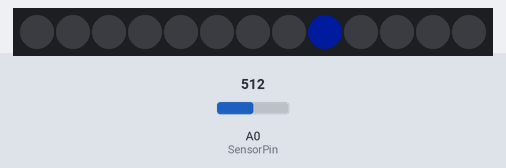
Recording of a sketch running on a simulated Arduino Uno, built with avr-gcc and run on an emulated ATmega328P. Shown: 13 RGB LEDs in strip order, left to right. The test bench sets the inputs (shaded band); at power-on: A0 (SensorPin) = 512. Dim RGB values are drawn brighter than linear; what the sketch prints to the serial monitor is not drawn.

Above: at 0.01 s.
At 0.66 s:
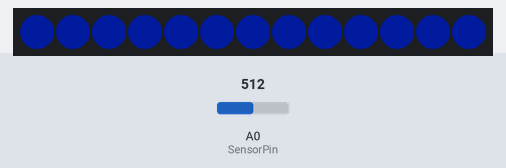
At 1.03 s:
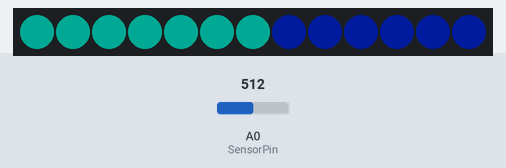
At 1.4 s:
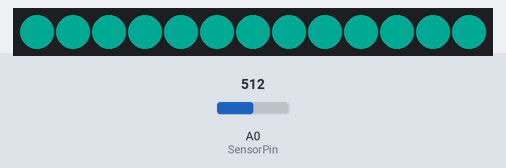

The sketch:

Swiecaca_donica.ino
```cpp
#include <FastLED.h>
#define LED_PIN 3
#define NUM_LEDS 13

CRGB leds[NUM_LEDS];

#define SensorPin A0
float sensorValue = 0;
//int startLed=0;

void setup() {
    FastLED.addLeds<WS2812, LED_PIN, GRB>(leds, NUM_LEDS);
    FastLED.setMaxPowerInVoltsAndMilliamps(5, 500);
    FastLED.clear();
    FastLED.show();
    Serial.begin(9600);
}

void loop() {

    int ledOn = sensorValue / 5;
    static int startLed = 8;
    int ll;
    for (int i = 0; i <= NUM_LEDS; i++) {
        if (sensorValue < 1200) {
            ll = (startLed + i) % NUM_LEDS;
            leds[ll] = CRGB(sensorValue / 3, 13, 75);
            FastLED.setBrightness(100);
            FastLED.show();
            delay(50);
        }
        else {
            leds[i] = CRGB(100, 0, 0);
            FastLED.setBrightness(100);
            FastLED.show();
            delay(50);
        }
    }

    for (int i = 0; i <= NUM_LEDS; i++) {
        if (sensorValue < 1200) {
            leds[i] = CRGB(sensorValue / 20, 115, 100);
            FastLED.setBrightness(100);
            FastLED.show();
            delay(50);
        }
        else {
            leds[i] = CRGB(0, 0, 100);
            FastLED.setBrightness(100);
            FastLED.show();
            delay(50);
        }
    }
    sensorValue = analogRead(SensorPin);
    Serial.println(sensorValue);
    //Serial.println(ledOn);
    startLed = (startLed + 1) % NUM_LEDS;
    //Serial.println(startLed);
    delay(50);

}
```
